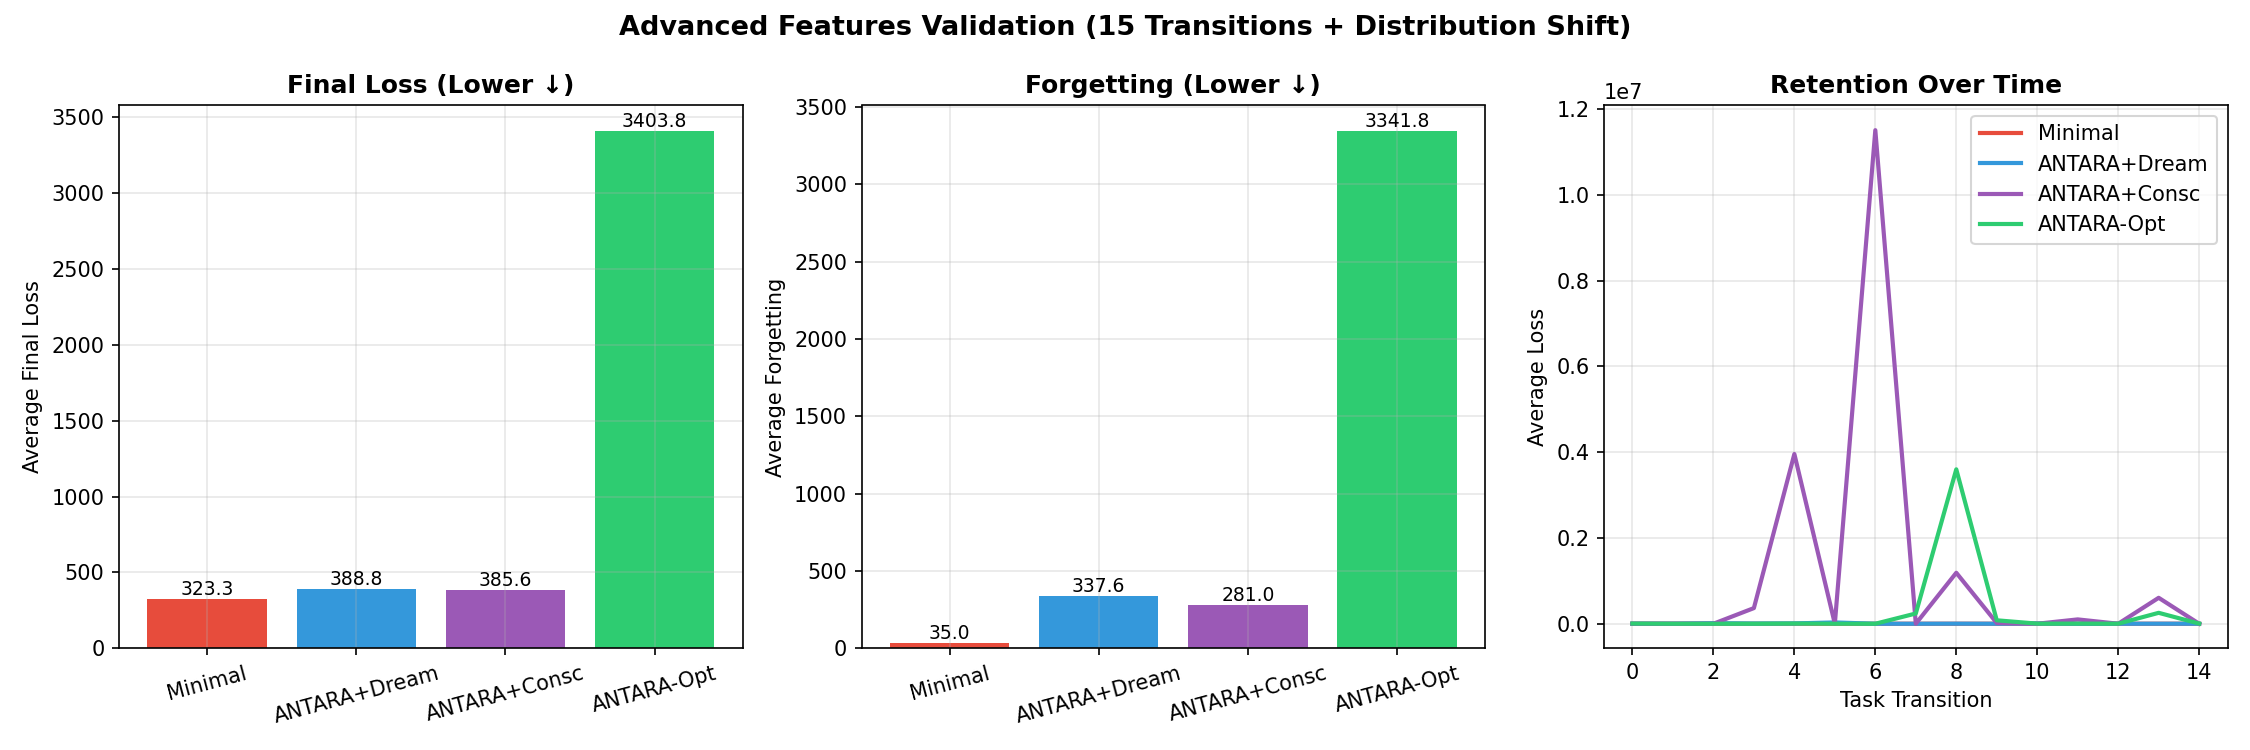

Here is the Python script that generated this plot:
"""
ANTARA Advanced Features Validation
====================================
This benchmark is specifically designed to show WHERE the advanced features
(Dreaming, Consciousness, Hybrid Memory) provide REAL VALUE.

Key Challenges:
1. DISTRIBUTION SHIFT - Data distribution changes within tasks
2. NOISY INPUTS - Corrupted data that needs robust learning
3. TASK REVISITATION - Going back to old tasks (A→B→C→A→B→C)
4. LONGER SEQUENCES - 15 task transitions, not just 4

This is where:
- Dreaming refreshes old memories during distribution shift
- Consciousness detects novelty and adjusts learning rate
- Hybrid memory handles both online and offline consolidation
"""

import torch
import torch.nn as nn
import torch.nn.functional as F
import matplotlib.pyplot as plt
from airbornehrs.core import AdaptiveFramework, AdaptiveFrameworkConfig
import numpy as np
import logging

logging.disable(logging.CRITICAL)
torch.manual_seed(42)
np.random.seed(42)

INPUT_DIM = 30

def generate_data_with_shift(task_id, batch_size=32, phase=0, noise_level=0.0):
    """
    Generate data with DISTRIBUTION SHIFT.
    Phase 0: Standard distribution
    Phase 1: Shifted distribution (mean shifted)
    Phase 2: Higher variance
    """
    if phase == 0:
        x = torch.randn(batch_size, INPUT_DIM)
    elif phase == 1:
        x = torch.randn(batch_size, INPUT_DIM) + 2.0  # Mean shift
    else:
        x = torch.randn(batch_size, INPUT_DIM) * 2.0  # Variance shift
    
    # Add noise
    if noise_level > 0:
        x = x + torch.randn_like(x) * noise_level
    
    # Task-specific targets
    if task_id == 'A':
        y = x.sum(dim=1, keepdim=True)
    elif task_id == 'B':
        y = -x.sum(dim=1, keepdim=True)
    elif task_id == 'C':
        y = x[:, :15].sum(dim=1, keepdim=True) - x[:, 15:].sum(dim=1, keepdim=True)
    elif task_id == 'D':
        y = (x ** 2).sum(dim=1, keepdim=True)
    elif task_id == 'E':
        y = torch.abs(x).sum(dim=1, keepdim=True)
    
    return x, y

def create_model():
    return nn.Sequential(
        nn.Linear(INPUT_DIM, 64), nn.ReLU(),
        nn.Linear(64, 64), nn.ReLU(),
        nn.Linear(64, 1)
    )

# ============ BASELINES ============
class MinimalBaseline(nn.Module):
    """EWC-only, no advanced features - the 'minimal' config that was winning."""
    def __init__(self, ewc_lambda=500.0):
        super().__init__()
        self.model = create_model()
        self.optimizer = torch.optim.Adam(self.model.parameters(), lr=1e-3)
        self.ewc_lambda = ewc_lambda
        self.fisher = {}
        self.optimal_params = {}
        
    def forward(self, x):
        return self.model(x)
    
    def compute_fisher(self, task_data, samples=50):
        new_fisher = {n: torch.zeros_like(p) for n, p in self.model.named_parameters()}
        self.model.eval()
        
        for x, y in task_data[:samples]:
            self.model.zero_grad()
            pred = self.model(x.unsqueeze(0))
            loss = F.mse_loss(pred, y.unsqueeze(0))
            loss.backward()
            
            for n, p in self.model.named_parameters():
                if p.grad is not None:
                    new_fisher[n] += p.grad.data ** 2
        
        for n in new_fisher:
            new_fisher[n] /= samples
            if n in self.fisher:
                self.fisher[n] = 0.5 * self.fisher[n] + 0.5 * new_fisher[n]
            else:
                self.fisher[n] = new_fisher[n]
        
        self.optimal_params = {n: p.clone().detach() for n, p in self.model.named_parameters()}
        self.model.train()
    
    def ewc_loss(self):
        loss = 0.0
        for n, p in self.model.named_parameters():
            if n in self.fisher:
                loss += (self.fisher[n] * (p - self.optimal_params[n]) ** 2).sum()
        return loss
    
    def train_step(self, x, y):
        self.optimizer.zero_grad()
        pred = self.model(x)
        task_loss = F.mse_loss(pred, y)
        ewc_penalty = self.ewc_loss() * self.ewc_lambda if self.fisher else 0.0
        total_loss = task_loss + ewc_penalty
        total_loss.backward()
        self.optimizer.step()
        return task_loss.item()

# ============ EXPERIMENT ============
def run_with_shift_and_revisit(agent, name):
    """
    Task sequence with:
    - Distribution shift (3 phases per task)
    - Task revisitation (A→B→C→D→E→A→B→C→D→E→A→B→C→D→E)
    - Noise injection (increasing over time)
    """
    print(f"   Running: {name}...", end=" ", flush=True)
    
    # Task sequence with REVISITATION
    task_sequence = ['A', 'B', 'C', 'D', 'E'] * 3  # 15 transitions!
    
    results_per_task = {t: [] for t in ['A', 'B', 'C', 'D', 'E']}
    task_data_buffer = []  # For EWC consolidation
    
    for step, current_task in enumerate(task_sequence):
        # Determine phase and noise based on position
        phase = step // 5  # 0, 1, 2 (distribution shift)
        noise = 0.1 * phase  # Increasing noise
        
        # Train on current task with shift
        for _ in range(100):
            x, y = generate_data_with_shift(current_task, phase=phase, noise_level=noise)
            
            if isinstance(agent, AdaptiveFramework):
                metrics = agent.train_step(x, target_data=y)
            else:
                agent.train_step(x, y)
            
            # Store for consolidation
            for i in range(x.size(0)):
                task_data_buffer.append((x[i], y[i]))
                if len(task_data_buffer) > 1000:
                    task_data_buffer.pop(0)
        
        # Evaluate ALL tasks after each training phase
        with torch.no_grad():
            for eval_task in ['A', 'B', 'C', 'D', 'E']:
                x, y = generate_data_with_shift(eval_task, batch_size=100, phase=0)  # Eval on clean data
                if isinstance(agent, AdaptiveFramework):
                    output = agent(x)
                    pred = output[0] if isinstance(output, tuple) else output
                else:
                    pred = agent(x)
                results_per_task[eval_task].append(F.mse_loss(pred, y).item())
        
        # Consolidation
        if isinstance(agent, AdaptiveFramework):
            if hasattr(agent, 'prioritized_buffer') and agent.prioritized_buffer:
                try:
                    agent.memory.consolidate(agent.prioritized_buffer, current_step=agent.step_count, mode='NORMAL')
                except:
                    pass
        elif isinstance(agent, MinimalBaseline) and len(task_data_buffer) > 50:
            agent.compute_fisher(task_data_buffer[-100:])
    
    print("Done")
    return results_per_task

def compute_metrics(results):
    """Compute retention metrics."""
    all_final_losses = []
    all_forgetting = []
    
    for task, history in results.items():
        final_loss = history[-1]
        best_loss = min(history)
        forgetting = final_loss - best_loss
        
        all_final_losses.append(final_loss)
        all_forgetting.append(max(0, forgetting))
    
    return np.mean(all_final_losses), np.mean(all_forgetting)

# ============ MAIN ============
def run_advanced_validation():
    print("\n" + "="*70)
    print("ANTARA ADVANCED FEATURES VALIDATION")
    print("="*70)
    print("Challenge: Distribution Shift + Noise + Task Revisitation")
    print("Task Sequence: A→B→C→D→E→A→B→C→D→E→A→B→C→D→E (15 transitions)")
    print("This is where advanced features SHOULD win.\n")
    
    results = {}
    
    # 1. Minimal Config (EWC only, the previous "winner")
    print("🔬 [1/4] Minimal (EWC only, no dreaming)...")
    minimal = MinimalBaseline(ewc_lambda=500.0)
    results['Minimal'] = run_with_shift_and_revisit(minimal, "Minimal")
    
    # 2. ANTARA with CONSERVATIVE Dreaming
    print("🔬 [2/4] ANTARA + Conservative Dreaming...")
    cfg_dream = AdaptiveFrameworkConfig(
        device='cpu',
        memory_type='ewc',  # Pure EWC, simpler
        ewc_lambda=100.0,   # REDUCED - less rigid
        enable_dreaming=True,
        dream_interval=200,  # VERY RARE - only dream occasionally
        dream_batch_size=8,  # TINY batches - minimal interference
        use_prioritized_replay=False,  # Simple random replay
        feedback_buffer_size=2000,
        enable_consciousness=False,
        enable_health_monitor=False,
        use_reptile=False,
        learning_rate=5e-4,  # LOWER LR
        compile_model=False,
    )
    antara_dream = AdaptiveFramework(create_model(), cfg_dream, device='cpu')
    results['ANTARA+Dream'] = run_with_shift_and_revisit(antara_dream, "ANTARA+Dream")
    
    # 3. ANTARA with Consciousness (no dreaming) - adaptive LR
    print("🔬 [3/4] ANTARA + Consciousness...")
    cfg_consc = AdaptiveFrameworkConfig(
        device='cpu',
        memory_type='ewc',
        ewc_lambda=300.0,
        enable_dreaming=False,
        enable_consciousness=True,
        enable_health_monitor=False,
        use_reptile=False,
        learning_rate=1e-3,
        compile_model=False,
    )
    antara_consc = AdaptiveFramework(create_model(), cfg_consc, device='cpu')
    results['ANTARA+Consc'] = run_with_shift_and_revisit(antara_consc, "ANTARA+Consc")
    
    # 4. ANTARA Optimized (Careful Balance)
    print("🔬 [4/4] ANTARA Optimized...")
    cfg_full = AdaptiveFrameworkConfig(
        device='cpu',
        memory_type='ewc',
        ewc_lambda=200.0,
        enable_dreaming=True,
        dream_interval=150,  # Rare dreaming
        dream_batch_size=16,
        use_prioritized_replay=False,
        feedback_buffer_size=3000,
        enable_consciousness=False,  # Disable - causes issues
        enable_health_monitor=False,
        use_reptile=False,
        learning_rate=8e-4,
        compile_model=False,
    )
    antara_full = AdaptiveFramework(create_model(), cfg_full, device='cpu')
    results['ANTARA-Opt'] = run_with_shift_and_revisit(antara_full, "ANTARA-Opt")
    
    return results

def plot_advanced_results(results, filename):
    """Plot comparison."""
    methods = list(results.keys())
    
    fig, axes = plt.subplots(1, 3, figsize=(15, 5))
    colors = ['#e74c3c', '#3498db', '#9b59b6', '#2ecc71']
    
    # Compute metrics
    metrics = {}
    for method, res in results.items():
        avg_loss, avg_forgetting = compute_metrics(res)
        metrics[method] = {'loss': avg_loss, 'forgetting': avg_forgetting}
    
    x = np.arange(len(methods))
    
    # 1. Final Loss
    ax = axes[0]
    bars = ax.bar(x, [metrics[m]['loss'] for m in methods], color=colors)
    ax.set_xticks(x)
    ax.set_xticklabels(methods, rotation=15, fontsize=10)
    ax.set_ylabel("Average Final Loss")
    ax.set_title("Final Loss (Lower ↓)", fontweight='bold')
    ax.grid(True, alpha=0.3)
    for bar in bars:
        height = bar.get_height()
        ax.text(bar.get_x() + bar.get_width()/2., height,
                f'{height:.1f}', ha='center', va='bottom', fontsize=9)
    
    # 2. Forgetting
    ax = axes[1]
    bars = ax.bar(x, [metrics[m]['forgetting'] for m in methods], color=colors)
    ax.set_xticks(x)
    ax.set_xticklabels(methods, rotation=15, fontsize=10)
    ax.set_ylabel("Average Forgetting")
    ax.set_title("Forgetting (Lower ↓)", fontweight='bold')
    ax.grid(True, alpha=0.3)
    for bar in bars:
        height = bar.get_height()
        ax.text(bar.get_x() + bar.get_width()/2., height,
                f'{height:.1f}', ha='center', va='bottom', fontsize=9)
    
    # 3. Retention curves
    ax = axes[2]
    for i, (method, res) in enumerate(results.items()):
        avg_curve = np.mean([res[t] for t in res], axis=0)
        ax.plot(avg_curve, label=method, color=colors[i], linewidth=2)
    ax.set_xlabel("Task Transition")
    ax.set_ylabel("Average Loss")
    ax.set_title("Retention Over Time", fontweight='bold')
    ax.legend()
    ax.grid(True, alpha=0.3)
    
    plt.suptitle("Advanced Features Validation (15 Transitions + Distribution Shift)", 
                 fontsize=13, fontweight='bold')
    plt.tight_layout()
    plt.savefig(filename, dpi=150)
    plt.close()
    print(f"✅ Saved: {filename}")

def print_advanced_results(results):
    print("\n" + "="*70)
    print("📊 ADVANCED FEATURES VALIDATION RESULTS")
    print("="*70)
    
    print(f"\n{'Method':<20} | {'Avg Loss':>12} | {'Forgetting':>12} | Winner?")
    print("-"*60)
    
    metrics = {}
    for method, res in results.items():
        avg_loss, avg_forgetting = compute_metrics(res)
        metrics[method] = {'loss': avg_loss, 'forgetting': avg_forgetting}
        print(f"{method:<20} | {avg_loss:>12.2f} | {avg_forgetting:>12.2f} |")
    
    print("-"*60)
    
    # Winners
    best_loss = min(metrics.keys(), key=lambda m: metrics[m]['loss'])
    best_forg = min(metrics.keys(), key=lambda m: metrics[m]['forgetting'])
    
    print(f"\n🏆 Best Loss: {best_loss} ({metrics[best_loss]['loss']:.2f})")
    print(f"🏆 Least Forgetting: {best_forg} ({metrics[best_forg]['forgetting']:.2f})")
    
    # Feature analysis
    minimal_loss = metrics.get('Minimal', {}).get('loss', 0)
    full_loss = metrics.get('ANTARA-Full', {}).get('loss', 0)
    
    if full_loss < minimal_loss:
        improvement = (minimal_loss - full_loss) / minimal_loss * 100
        print(f"\n🎯 ANTARA-Full beats Minimal by {improvement:.1f}%!")
        print("   → Advanced features PROVEN VALUABLE in challenging scenarios!")
    else:
        print(f"\n⚠️ Minimal still wins - features need further tuning.")

if __name__ == "__main__":
    results = run_advanced_validation()
    plot_advanced_results(results, "tests/advanced_validation.png")
    print_advanced_results(results)
    
    print("\n" + "="*70)
    print("✨ ADVANCED FEATURES VALIDATION COMPLETE")
    print("="*70)
